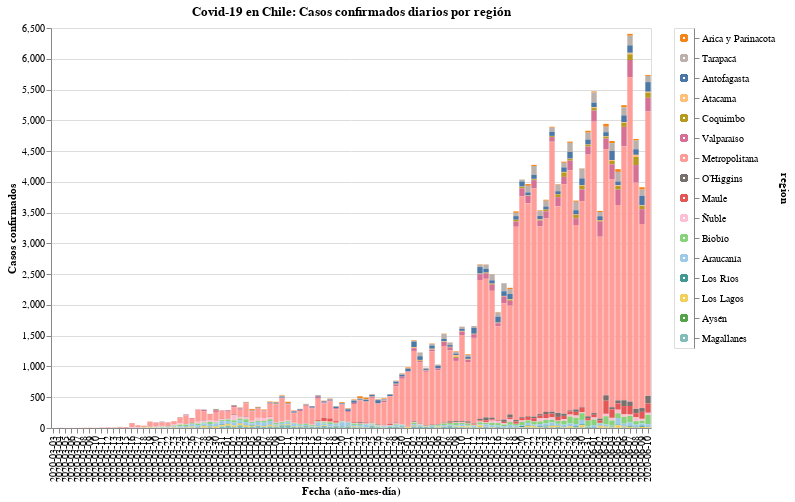

Notebook code for this chart:
### Code cell
#hide_input
input_dropdown = alt.binding_select(options=data['region'].unique())
selection1 = alt.selection_single(fields=['region'], bind=input_dropdown, name=' ')
selection2 = alt.selection_multi(fields=['region'], on='mouseover')
color = alt.condition(selection1 | selection2,
                    alt.Color('region:N', scale=alt.Scale(scheme='tableau20'), legend=None),
                    alt.value('lightgray'))

chart = alt.Chart(data).mark_bar().encode(
    x=alt.X('date:O', axis=alt.Axis(title='Fecha (año-mes-día)')),
    y=alt.Y('casos', axis=alt.Axis(title='Casos confirmados')),
    color=color,
    tooltip=['date', 'region', 'casos'],
    order=alt.Order(
    # Sort the segments of the bars by this field
    'codigo region',
    sort='descending'
    )
).properties(
    title='Covid-19 en Chile: Casos confirmados diarios por región'
).add_selection(
    selection1, selection2
).transform_filter(
    selection1
)

line = alt.Chart(data).mark_line(point={
      "filled": True,
      "fill": "firebrick"
    }, color='firebrick').encode(
    x=alt.X('date:N', axis=alt.Axis(title='Fecha (año-mes-día)')),
    y = alt.Y('Rolling:Q'),
    shape=alt.Shape('Promedio móvil últimos 7 días', legend=alt.Legend(title=""))
)

legend = alt.Chart(data).mark_point().encode(
    y=alt.Y('region:N', axis=alt.Axis(orient='right'), sort=regiones),
    color=color
).add_selection(
    selection1, selection2
)

chart.properties(width=600, height=400) | legend

### Figure 1 — Vega-Lite specification as saved in the notebook (floating-point values rounded to 4 significant figures; data arrays with more than 128 entries replaced by an {"elided": "..."} marker saying what was removed)
{"config": {"view": {"continuousWidth": 400, "continuousHeight": 300}}, "hconcat": [{"mark": "bar", "encoding": {"color": {"condition": {"type": "nominal", "field": "region", "legend": null, "scale": {"scheme": "tableau20"}, "selection": {"or": [" ", "selector001"]}}, "value": "lightgray"}, "order": {"type": "quantitative", "field": "codigo region", "sort": "descending"}, "tooltip": [{"type": "nominal", "field": "date"}, {"type": "nominal", "field": "region"}, {"type": "quantitative", "field": "casos"}], "x": {"type": "ordinal", "axis": {"title": "Fecha (año-mes-día)"}, "field": "date"}, "y": {"type": "quantitative", "axis": {"title": "Casos confirmados"}, "field": "casos"}}, "height": 400, "selection": {" ": {"type": "single", "fields": ["region"], "bind": {"input": "select", "options": ["Arica y Parinacota", "Tarapacá", "Antofagasta", "Atacama", "Coquimbo", "Valparaíso", "Metropolitana", "O’Higgins", "Maule", "Ñuble", "Biobío", "Araucanía", "Los Ríos", "Los Lagos", "Aysén", "Magallanes"]}}, "selector001": {"type": "multi", "fields": ["region"], "on": "mouseover"}}, "title": "Covid-19 en Chile: Casos confirmados diarios por región", "transform": [{"filter": {"selection": " "}}], "width": 600}, {"mark": "point", "encoding": {"color": {"condition": {"type": "nominal", "field": "region", "legend": null, "scale": {"scheme": "tableau20"}, "selection": {"or": [" ", "selector001"]}}, "value": "lightgray"}, "y": {"type": "nominal", "axis": {"orient": "right"}, "field": "region", "sort": ["Arica y Parinacota", "Tarapacá", "Antofagasta", "Atacama", "Coquimbo", "Valparaíso", "Metropolitana", "O’Higgins", "Maule", "Ñuble", "Biobío", "Araucanía", "Los Ríos", "Los Lagos", "Aysén", "Magallanes"]}}, "selection": {" ": {"type": "single", "fields": ["region"], "bind": {"input": "select", "options": ["Arica y Parinacota", "Tarapacá", "Antofagasta", "Atacama", "Coquimbo", "Valparaíso", "Metropolitana", "O’Higgins", "Maule", "Ñuble", "Biobío", "Araucanía", "Los Ríos", "Los Lagos", "Aysén", "Magallanes"]}}, "selector001": {"type": "multi", "fields": ["region"], "on": "mouseover"}}}], "data": {"name": "data-1fb0021eaedf9270d4e3b547955bb25e"}, "$schema": "https://vega.github.io/schema/vega-lite/v4.8.1.json", "datasets": {"data-1fb0021eaedf9270d4e3b547955bb25e": {"elided": "1600 records"}}}
